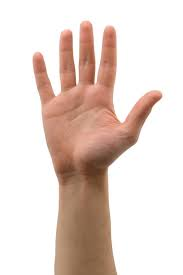
#> input picture 3 -  Image Processing in OpenCV/3.8 - Contours in OpenCV/3.8.1 -  Contours Getting Started/hand.jpg, 183 x 275 px
$ python MoreClearContour.py
#> lines starting #> are read from the running program, lines starting #| are printed output that depends on the picture; after the words box and inside, x2 and y2 are one past the last pixel; in counts of white or black regions, pixels touching at a corner belong together
import numpy as np
import cv2

im = cv2.imread('hand.jpg')
#> im is the input picture: shape (275, 183, 3); mean B, G, R 206.6, 214.1, 229.9
imgray = cv2.cvtColor(im,cv2.COLOR_BGR2GRAY)
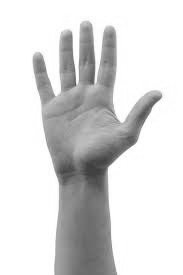
#> imgray: shape (275, 183); min 62, max 255, mean 218

# Apply Gaussian Blur. This reduces noise and smooths the image:
imgray = cv2.GaussianBlur(imgray, (5, 5), 0)
ret,thresh = cv2.threshold(imgray,127,255,0)
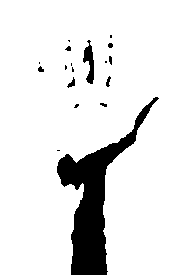
#> thresh: shape (275, 183); 89.5% white; 18 black regions (10 under 20 px), largest, box (x1, y1, x2, y2) and area: (57, 97, 159, 275) 4800, (83, 40, 94, 84) 262, (67, 77, 75, 88) 40

# A version of cv2.findContours() that applies to OpenCV 3.x, where it returns three values: image, contours, and hierarchy.
# However, in OpenCV 4.x and later, the function returns only two values: contours and hierarchy.


# Use Adaptive Thresholding or Canny Edge Detection.
edges = cv2.Canny(imgray, 100, 200)
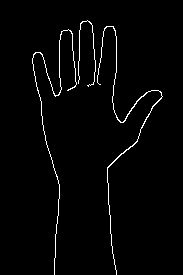
#> edges: shape (275, 183); 2.1% white in thin lines or dots, all inside (x1, y1, x2, y2) = (32, 20, 163, 275)
contours, hierarchy = cv2.findContours(edges, cv2.RETR_TREE, cv2.CHAIN_APPROX_SIMPLE)
#> contours = 3 contours, 1 with area under 20; largest, box (x1, y1, x2, y2) and area: (97, 26, 163, 275) 79, (32, 29, 77, 275) 22

# To draw all the contours in an image:
MoreClearContour = cv2.drawContours(im, contours,-1, (0,255,0), 3)
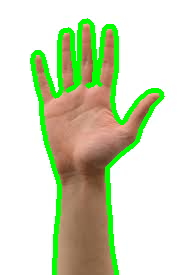
#> MoreClearContour: shape (275, 183, 3); mean B, G, R 189.5, 220, 209.2
cv2.imwrite('MoreClearContour.jpg', MoreClearContour)
